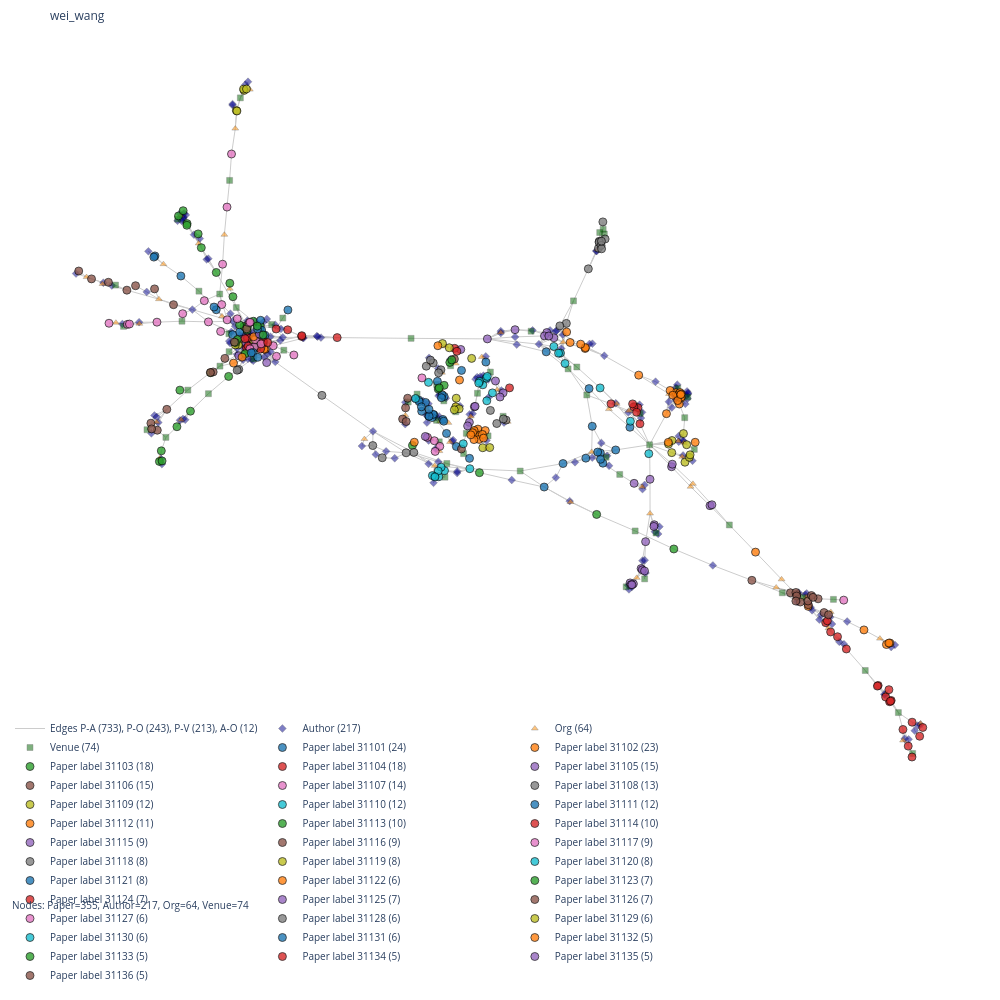

This figure's notebook cell:
### Code cell
networks = torch.load(f"data/{DATASET}/networks_test.pt", weights_only=False)

net = [net for net in networks if net.name == NAME][0]

plot_hetero_graph_plotly(net, figsize=(10, 10), k=0.2)
